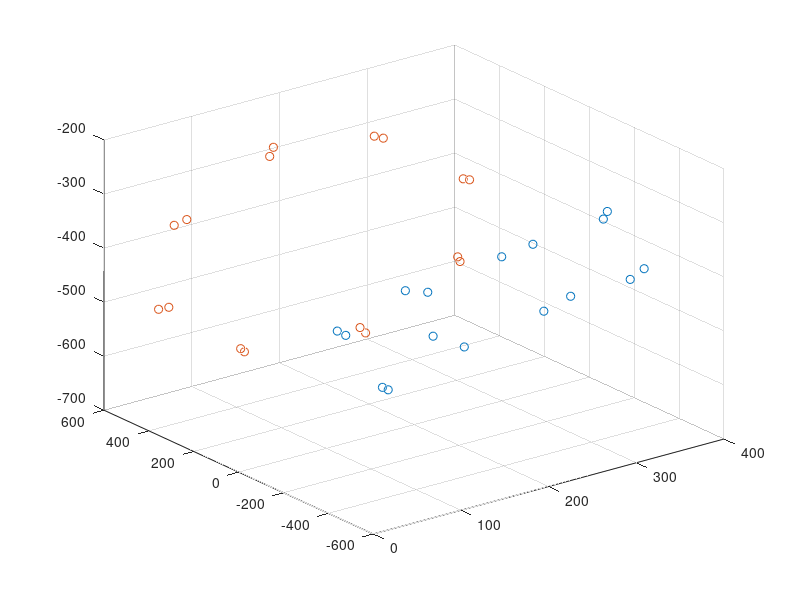

Source code (MATLAB):
colorImage_cam1_1_maya = [94.65232903333451, 26.782656756691367, 17.989605488132216, 0.0, 27.752408430458303, -39.15036337321769, -87.7328494581935, 0.0, -16.454192015240647, 88.03373412958393, -44.48956304940881, 0.0, 129.42445419049133, -237.43323936176282, -375.90257695802984, 1.0];
colorImage_cam2_1_maya = [83.2306042188206, -42.194822092613, 35.948066845698115, 0.0, 18.896350070213806, -39.36912266156718, -89.96110345522897, 0.0, 52.111366086430436, 81.66804252234293, -24.793877372746916, 0.0, 237.0017289739579, -246.24081141272265, -358.73644153946196, 1.0];
colorImage_cam3_1_maya = [17.512878161225444, -93.14760541610856, 31.887657545749853, 0.0, 9.082288827444666, -30.721641069520174, -94.7295772166774, 0.0, 98.03474449482157, 19.486004599212148, 3.0796909901053993, 0.0, 326.003672686766, -351.4111947811579, -308.0083975636313, 1.0];
colorImage_cam4_1_maya = [-53.65577968104112, -81.95502439898745, 20.110476935690702, 0.0, 10.50685289390176, -30.13412775867406, -94.77098916065941, 0.0, 83.72970410245986, -48.737134917691705, 24.779595051760506, 0.0, 301.3742376621688, -465.5455273168638, -261.32167926536323, 1.0];
colorImage_cam5_1_maya = [-94.01872923853306, -29.1833444164078, -17.573017983395133, 0.0, 23.8877394480777, -19.701594077659816, -95.08534637292897, 0.0, 24.2869194512635, -93.59583110092265, 25.494429667976465, 0.0, 196.8451819066758, -542.4568910029345, -261.4069498299119, 1.0];
colorImage_cam6_1_maya = [-83.40070231819054, 41.48230942666075, -36.380501061191254, 0.0, 31.445714903890323, -18.443789563435573, -93.11817030377559, 0.0, -45.337510595706675, -89.1013166635066, 2.3378412721370423, 0.0, 78.92308738846931, -534.6714325155431, -299.8609527232865, 1.0];
colorImage_cam7_1_maya = [-18.922026191729337, 91.69226354582173, -35.135249118841905, 0.0, 44.10831264876883, -24.03149915764937, -86.46932290422052, 0.0, -87.72920653965797, -31.8593134590102, -35.8966637146485, 0.0, 7.7141294378748935, -447.407568524055, -364.9946619260304, 1.0];
colorImage_cam8_1_maya = [53.517949234077534, 84.17311307418439, -7.121526885385583, 0.0, 42.27337814696022, -33.9856145221333, -84.01154388295143, 0.0, -73.13542650332195, 41.95074541594623, -53.771222314762966, 0.0, 31.41504195725815, -317.143947053971, -392.3152374247463, 1.0];
colorImage_cam9_1_maya = [94.76744595957368, 27.43102001801642, 16.330043694689486, 0.0, 27.238167375091017, -42.799575964105266, -86.17585819322782, 0.0, -16.64972745560156, 86.11466447745103, -48.031772167912166, 0.0, 157.3890730318786, -251.73799205505705, -469.62980246799805, 1.0];
colorImage_cam10_1_maya = [81.77255899211696, -47.00130944206218, 33.228384050571364, 0.0, 4.13227838710843, -52.78497508813433, -84.83319326935936, 0.0, 57.412305921397945, 70.7433623435906, -41.22139994118658, 0.0, 274.61950289233886, -287.08499581403527, -468.12465403595087, 1.0];
colorImage_cam11_1_maya = [24.242571175085743, -90.66740703060579, 34.521283944363255, 0.0, -4.371160570172772, -36.56735968856242, -92.97161481160293, 0.0, 96.91847449320828, 21.029729141236007, -12.82808614546924, 0.0, 348.862333645193, -381.87251453266674, -423.85980659720354, 1.0];
colorImage_cam12_1_maya = [-53.703905123796496, -83.12692894026848, 14.345879527370162, 0.0, 3.4883719680369127, -19.18033154093919, -98.08132412948079, 0.0, 84.28357986860121, -52.173063614658545, 13.200363540217875, 0.0, 332.34799343289427, -508.5261214437395, -372.61542243671914, 1.0];
colorImage_cam13_1_maya = [-94.08390076353412, -29.752236793400897, -16.21801538126267, 0.0, 18.873381482943756, -6.260576095826288, -98.00306453549118, 0.0, 28.142762631212058, -95.26599389466196, 11.505447350950027, 0.0, 228.88873813268813, -585.3162713970823, -363.50646771744397, 1.0];
colorImage_cam14_1_maya = [-81.72096686530685, 40.522353618080956, -40.98319694521912, 0.0, 42.25343283627532, -6.236186975332703, -90.41989485483303, 0.0, -39.196058324145135, -91.20881990936999, -12.025813177923615, 0.0, 110.3989183206161, -574.4137861344333, -407.2961943986417, 1.0];
colorImage_cam15_1_maya = [-20.580943538894015, 90.89617835042576, -36.253407072114626, 0.0, 55.76800978385261, -19.54800621952273, -80.670964650174, 0.0, -80.41364217467692, -36.82064928989025, -46.66782551259412, 0.0, 47.152899717308024, -482.497258294117, -476.3469787999649, 1.0];
colorImage_cam16_1_maya = [54.71641173905668, 83.15715531359518, -9.539486702785776, 0.0, 50.797530547236114, -42.048183303841434, -75.1768659306117, 0.0, -66.52612401684495, 36.288259823214986, -65.24903847795926, 0.0, 74.86281819047727, -348.6278681263406, -509.53265311790847, 1.0];
inferredImage1_cam1_1_maya = [94.35274568021674, 27.91919989472709, 17.834731841062528, 0.0, 28.210329496311154, -39.481421441057726, -87.43794754397628, 0.0, -17.370569717596943, 87.53134089131652, -45.127903446252034, 0.0, 133.15346856982146, -242.36736155929117, -371.2608621000468, 1.0];
inferredImage1_cam2_1_maya = [83.09423698268482, -42.39253825611398, 36.030826808017146, 0.0, 18.18367343350471, -40.5118542694827, -89.5999089514708, 0.0, 52.58043172824914, 81.00408856256645, -25.954495476098558, 0.0, 236.68069884301653, -251.60276847988933, -358.6776129858804, 1.0];
inferredImage1_cam3_1_maya = [18.32427527906053, -92.93232058316111, 32.05939373297285, 0.0, 8.815124315110918, -30.92691013355045, -94.68801303702828, 0.0, 97.91074771855412, 20.176967577410217, 2.5249674401436217, 0.0, 319.4622995032219, -355.1430910771809, -306.59579426086435, 1.0];
inferredImage1_cam4_1_maya = [-52.7250475077643, -82.43262326317615, 20.613878510733173, 0.0, 10.630064698656955, -30.468290060003067, -94.65033029695081, 0.0, 84.30344648830416, -47.71316299272966, 24.827061594615802, 0.0, 297.465414257176, -466.73719551579967, -261.1077892155754, 1.0];
inferredImage1_cam5_1_maya = [-94.04189510727544, -29.222357229205098, -17.383204612525475, 0.0, 23.528535456139917, -19.020240136838893, -95.31336991433128, 0.0, 24.546486182779194, -93.72451281871626, 24.762586960431324, 0.0, 194.08004476069166, -537.572282929502, -262.85851910801284, 1.0];
inferredImage1_cam6_1_maya = [-83.31316658264896, 41.473231571294235, -36.590809460923154, 0.0, 31.760764409818158, -18.28651315566079, -93.04223385491062, 0.0, -45.27880429158669, -89.13795207228875, 2.0628577950365985, 0.0, 78.945392051268, -532.3017587228336, -300.36807480269033, 1.0];
inferredImage1_cam7_1_maya = [-18.26159413907362, 91.91094124610068, -34.91264897935383, 0.0, 44.39316060100492, -23.975721449322627, -86.3389371769069, 0.0, -87.72548929104434, -31.265694622706153, -36.423822814286645, 0.0, 7.974866503030989, -446.5274451687985, -365.50650630271207, 1.0];
inferredImage1_cam8_1_maya = [52.70060644535214, 84.61038055229717, -7.98308105229775, 0.0, 42.276287873406496, -34.24865766406067, -83.90318785275586, 0.0, -73.72490463837148, 40.842538498548606, -53.81937834142645, 0.0, 33.19418709401364, -315.54077482956967, -392.3307285400932, 1.0];
inferredImage1_cam9_1_maya = [96.8550440737457, 16.37153868969541, 18.73694634684602, 0.0, 22.46870322950467, -25.197314019710838, -94.1289155434, 0.0, -10.689144617658917, 95.37855150464327, -28.083342041482236, 0.0, 180.5630224337451, -237.95051869390542, -405.08183608931927, 1.0];
inferredImage1_cam10_1_maya = [82.24212968720514, -46.464634614956765, 32.821789022103786, 0.0, 4.120234268212266, -52.678855013558156, -84.89971674885356, 0.0, 56.738485828298074, 71.17566975139104, -41.40976045998022, 0.0, 272.48159848998426, -289.8542736671915, -465.61431815146693, 1.0];
inferredImage1_cam11_1_maya = [25.598329267223907, -90.25040666501742, 34.63509254391801, 0.0, -5.247928571269421, -37.073455530362054, -92.7254988703168, 0.0, 96.52556544479624, 21.91855359820179, -14.226462094460214, 0.0, 347.39624518945254, -383.00488554148967, -422.92574524582875, 1.0];
inferredImage1_cam12_1_maya = [-53.279802746359614, -83.42397288114562, 14.202231093560375, 0.0, 2.9688194113479516, -18.615037175973058, -98.20726298110513, 0.0, 84.57215103455637, -51.90299740538135, 12.394762189133058, 0.0, 325.35695566121893, -505.9263720779975, -371.1634056014561, 1.0];
inferredImage1_cam13_1_maya = [-93.88137681930299, -30.5629106012277, -15.880666928482636, 0.0, 18.330881815785975, -5.301953500943624, -98.16245749230976, 0.0, 29.159318551154886, -95.0673328996622, 10.579997966780487, 0.0, 227.33947362898462, -583.4912096152979, -363.90870928596854, 1.0];
inferredImage1_cam14_1_maya = [-81.24158491014836, 41.44138233221626, -41.01727333309997, 0.0, 42.508847560771954, -6.054001432443146, -90.31249606622016, 0.0, -39.90993310370504, -90.80727337086525, -12.697887328478586, 0.0, 115.5920446621919, -568.78028975526, -406.6666366420134, 1.0];
inferredImage1_cam15_1_maya = [-20.195722620757508, 91.00445936631255, -36.19835857149587, 0.0, 54.63945957703194, -20.204404978414072, -81.27921921744898, 0.0, -81.28137698732294, -36.19351316069499, -45.643919202137766, 0.0, 55.39623615496924, -480.25907794808705, -472.79156651756534, 1.0];
inferredImage1_cam16_1_maya = [55.945324350713, 82.46661559972964, -8.329345401647661, 0.0, 51.806007669700385, -42.634660302997666, -74.1513540683846, 0.0, -64.70130023902504, 37.16911422638998, -66.57476019487501, 0.0, 79.3505691796982, -346.69436677613567, -509.4052599718999, 1.0];
inferredImage2_cam1_1_maya = [94.37521152783086, 27.81423898088202, 17.87980869560885, 0.0, 28.203426480633514, -39.48876983406553, -87.43685602618442, 0.0, -17.25937958991245, 87.56143652834038, -45.11217850275836, 0.0, 138.52615224805675, -240.7825712074565, -370.2229672013395, 1.0];
inferredImage2_cam2_1_maya = [82.94339646522192, -42.66262674172187, 36.059579341827146, 0.0, 18.144578474160134, -40.476331890520015, -89.623885369267, 0.0, 52.831498699242424, 80.87995324049702, -25.831490646243324, 0.0, 242.04930568439153, -254.24813580011673, -356.35690941255575, 1.0];
inferredImage2_cam3_1_maya = [17.996687076243102, -93.01014755077556, 32.019239635924265, 0.0, 8.77297755891013, -30.903351125579807, -94.6996185523468, 0.0, 97.97527299798988, 19.85183472105499, 2.598179973995496, 0.0, 320.614767025664, -361.1939442598841, -304.4897140967964, 1.0];
inferredImage2_cam4_1_maya = [-52.897793598808335, -82.34272828292004, 20.530429398896576, 0.0, 10.664215090392348, -30.45035151747646, -94.65226151005568, 0.0, 84.19084242887537, -47.87954878011407, 24.888769751214216, 0.0, 294.2725705711725, -471.7339286400698, -259.8510804040978, 1.0];
inferredImage2_cam5_1_maya = [-94.06347021492459, -29.11676471535946, -17.44355421456283, 0.0, 23.569979038824602, -19.05304452027452, -95.29657697219669, 0.0, 24.423751948367048, -93.75070936808338, 24.78477019755882, 0.0, 188.60647187676355, -539.2810441929468, -263.8616401575796, 1.0];
inferredImage2_cam6_1_maya = [-83.18791047153536, 41.64845834543109, -36.67666109160861, 0.0, 31.833682946098936, -18.322974435677473, -93.01013513546125, 0.0, -45.457542624597245, -89.04871995305945, 1.984261387651043, 0.0, 73.81577088927067, -529.7427586871792, -302.63698850307986, 1.0];
inferredImage2_cam7_1_maya = [-17.964762703678193, 91.99548366214593, -34.84391319539721, 0.0, 44.398277036359865, -24.02521040650567, -86.32254781414747, 0.0, -87.78416883016651, -30.97773798538192, -36.52833765867059, 0.0, 6.792449568581178, -440.57377754240736, -367.751793697819, 1.0];
inferredImage2_cam8_1_maya = [52.88882964483129, 84.50192740483443, -7.886441762170572, 0.0, 42.2344774732242, -34.26596414147128, -83.91717710945194, 0.0, -73.61399738747878, 41.052015374686505, -53.81181489517677, 0.0, 36.3558002519676, -310.3677938351565, -392.8344800814905, 1.0];
inferredImage2_cam9_1_maya = [94.82559435791163, 27.108165052910504, 16.530397518903257, 0.0, 26.86992389372211, -40.778843220233796, -87.26450100450455, 0.0, -16.91490007698486, 87.19078697364624, -45.95272377456928, 0.0, 162.13939051666196, -256.12289182027706, -460.8438366061178, 1.0];
inferredImage2_cam10_1_maya = [82.03263197040201, -46.728931343397974, 32.97050602451489, 0.0, 4.113303702861285, -52.68102767272655, -84.8987046779481, 0.0, 57.041458823005236, 71.00081900125814, -41.293530685737906, 0.0, 277.8975897270402, -292.9341872586235, -463.4114358726988, 1.0];
inferredImage2_cam11_1_maya = [25.106394520856245, -90.37565572456656, 34.66857087504091, 0.0, -5.278842844749462, -37.040783080143555, -92.73680071595193, 0.0, 96.65300187983586, 21.452767680753134, -14.0703939693271, 0.0, 349.3086589767697, -389.38547708637225, -420.4854345727294, 1.0];
inferredImage2_cam12_1_maya = [-51.90600451191708, -84.23880943775772, 14.477212442938804, 0.0, 2.94960330478311, -18.69285569925141, -98.19305976570536, 0.0, 85.42286892836867, -50.541073695719064, 12.18742522974562, 0.0, 325.5886421075285, -506.18811385956536, -371.06391526991956, 1.0];
inferredImage2_cam13_1_maya = [-93.9515416257994, -30.316881586064206, -15.937205433583603, 0.0, 18.36118179500307, -5.301194464963465, -98.15683542339517, 0.0, 28.913229311623656, -95.14611935408192, 10.54709166700778, 0.0, 221.4080295339384, -585.4425086277055, -364.9052429566214, 1.0];
inferredImage2_cam14_1_maya = [-81.21496437394362, 41.487150570714654, -41.02372361526831, 0.0, 42.49579236520567, -6.116132857054723, -90.31445371660165, 0.0, -39.977958839745654, -90.78220781848007, -12.663078243851109, 0.0, 111.04580676898063, -566.5118206997336, -408.8337401339586, 1.0];
inferredImage2_cam15_1_maya = [-20.081864843590736, 91.05228394714247, -36.14139306131815, 0.0, 54.60289003792825, -20.22686812262409, -81.29820542580194, 0.0, -81.3341447604244, -36.060440845321274, -45.65524616220367, 0.0, 54.10755853027347, -474.8778630687644, -474.858670406018, 1.0];
inferredImage2_cam16_1_maya = [56.13163408781194, 82.35528316101113, -8.17600086238194, 0.0, 51.799660984128636, -42.665764537856184, -74.13789623620004, 0.0, -64.54482765149608, 37.379671906932224, -66.60874831107981, 0.0, 82.8327835520217, -341.5571238164743, -509.8372899197271, 1.0];

colorImage_cam1_1_maya = reshape(colorImage_cam1_1_maya, 4, 4);
colorImage_cam2_1_maya = reshape(colorImage_cam2_1_maya, 4, 4);
colorImage_cam3_1_maya = reshape(colorImage_cam3_1_maya, 4, 4);
colorImage_cam4_1_maya = reshape(colorImage_cam4_1_maya, 4, 4);
colorImage_cam5_1_maya = reshape(colorImage_cam5_1_maya, 4, 4);
colorImage_cam6_1_maya = reshape(colorImage_cam6_1_maya, 4, 4);
colorImage_cam7_1_maya = reshape(colorImage_cam7_1_maya, 4, 4);
colorImage_cam8_1_maya = reshape(colorImage_cam8_1_maya, 4, 4);
colorImage_cam9_1_maya = reshape(colorImage_cam9_1_maya, 4, 4);
colorImage_cam10_1_maya = reshape(colorImage_cam10_1_maya, 4, 4);
colorImage_cam11_1_maya = reshape(colorImage_cam11_1_maya, 4, 4);
colorImage_cam12_1_maya = reshape(colorImage_cam12_1_maya, 4, 4);
colorImage_cam13_1_maya = reshape(colorImage_cam13_1_maya, 4, 4);
colorImage_cam14_1_maya = reshape(colorImage_cam14_1_maya, 4, 4);
colorImage_cam15_1_maya = reshape(colorImage_cam15_1_maya, 4, 4);
colorImage_cam16_1_maya = reshape(colorImage_cam16_1_maya, 4, 4);
inferredImage1_cam1_1_maya = reshape(inferredImage1_cam1_1_maya, 4, 4);
inferredImage1_cam2_1_maya = reshape(inferredImage1_cam2_1_maya, 4, 4);
inferredImage1_cam3_1_maya = reshape(inferredImage1_cam3_1_maya, 4, 4);
inferredImage1_cam4_1_maya = reshape(inferredImage1_cam4_1_maya, 4, 4);
inferredImage1_cam5_1_maya = reshape(inferredImage1_cam5_1_maya, 4, 4);
inferredImage1_cam6_1_maya = reshape(inferredImage1_cam6_1_maya, 4, 4);
inferredImage1_cam7_1_maya = reshape(inferredImage1_cam7_1_maya, 4, 4);
inferredImage1_cam8_1_maya = reshape(inferredImage1_cam8_1_maya, 4, 4);
inferredImage1_cam9_1_maya = reshape(inferredImage1_cam9_1_maya, 4, 4);
inferredImage1_cam10_1_maya = reshape(inferredImage1_cam10_1_maya, 4, 4);
inferredImage1_cam11_1_maya = reshape(inferredImage1_cam11_1_maya, 4, 4);
inferredImage1_cam12_1_maya = reshape(inferredImage1_cam12_1_maya, 4, 4);
inferredImage1_cam13_1_maya = reshape(inferredImage1_cam13_1_maya, 4, 4);
inferredImage1_cam14_1_maya = reshape(inferredImage1_cam14_1_maya, 4, 4);
inferredImage1_cam15_1_maya = reshape(inferredImage1_cam15_1_maya, 4, 4);
inferredImage1_cam16_1_maya = reshape(inferredImage1_cam16_1_maya, 4, 4);
inferredImage2_cam1_1_maya = reshape(inferredImage2_cam1_1_maya, 4, 4);
inferredImage2_cam2_1_maya = reshape(inferredImage2_cam2_1_maya, 4, 4);
inferredImage2_cam3_1_maya = reshape(inferredImage2_cam3_1_maya, 4, 4);
inferredImage2_cam4_1_maya = reshape(inferredImage2_cam4_1_maya, 4, 4);
inferredImage2_cam5_1_maya = reshape(inferredImage2_cam5_1_maya, 4, 4);
inferredImage2_cam6_1_maya = reshape(inferredImage2_cam6_1_maya, 4, 4);
inferredImage2_cam7_1_maya = reshape(inferredImage2_cam7_1_maya, 4, 4);
inferredImage2_cam8_1_maya = reshape(inferredImage2_cam8_1_maya, 4, 4);
inferredImage2_cam9_1_maya = reshape(inferredImage2_cam9_1_maya, 4, 4);
inferredImage2_cam10_1_maya = reshape(inferredImage2_cam10_1_maya, 4, 4);
inferredImage2_cam11_1_maya = reshape(inferredImage2_cam11_1_maya, 4, 4);
inferredImage2_cam12_1_maya = reshape(inferredImage2_cam12_1_maya, 4, 4);
inferredImage2_cam13_1_maya = reshape(inferredImage2_cam13_1_maya, 4, 4);
inferredImage2_cam14_1_maya = reshape(inferredImage2_cam14_1_maya, 4, 4);
inferredImage2_cam15_1_maya = reshape(inferredImage2_cam15_1_maya, 4, 4);
inferredImage2_cam16_1_maya = reshape(inferredImage2_cam16_1_maya, 4, 4);

colorImage_cam1_1_maya_trans = colorImage_cam1_1_maya(1:3,4)';
colorImage_cam2_1_maya_trans = colorImage_cam2_1_maya(1:3,4)';
colorImage_cam3_1_maya_trans = colorImage_cam3_1_maya(1:3,4)';
colorImage_cam4_1_maya_trans = colorImage_cam4_1_maya(1:3,4)';
colorImage_cam5_1_maya_trans = colorImage_cam5_1_maya(1:3,4)';
colorImage_cam6_1_maya_trans = colorImage_cam6_1_maya(1:3,4)';
colorImage_cam7_1_maya_trans = colorImage_cam7_1_maya(1:3,4)';
colorImage_cam8_1_maya_trans = colorImage_cam8_1_maya(1:3,4)';
colorImage_cam9_1_maya_trans = colorImage_cam9_1_maya(1:3,4)';
colorImage_cam10_1_maya_trans = colorImage_cam10_1_maya(1:3,4)';
colorImage_cam11_1_maya_trans = colorImage_cam11_1_maya(1:3,4)';
colorImage_cam12_1_maya_trans = colorImage_cam12_1_maya(1:3,4)';
colorImage_cam13_1_maya_trans = colorImage_cam13_1_maya(1:3,4)';
colorImage_cam14_1_maya_trans = colorImage_cam14_1_maya(1:3,4)';
colorImage_cam15_1_maya_trans = colorImage_cam15_1_maya(1:3,4)';
colorImage_cam16_1_maya_trans = colorImage_cam16_1_maya(1:3,4)';

colorImage_cam_1_maya_x = [colorImage_cam1_1_maya_trans(1),colorImage_cam2_1_maya_trans(1),colorImage_cam3_1_maya_trans(1),colorImage_cam4_1_maya_trans(1),colorImage_cam5_1_maya_trans(1),colorImage_cam6_1_maya_trans(1),colorImage_cam7_1_maya_trans(1),colorImage_cam8_1_maya_trans(1),colorImage_cam9_1_maya_trans(1),colorImage_cam10_1_maya_trans(1),colorImage_cam11_1_maya_trans(1),colorImage_cam12_1_maya_trans(1),colorImage_cam13_1_maya_trans(1),colorImage_cam14_1_maya_trans(1),colorImage_cam15_1_maya_trans(1),colorImage_cam16_1_maya_trans(1)];
colorImage_cam_1_maya_y = [colorImage_cam1_1_maya_trans(2),colorImage_cam2_1_maya_trans(2),colorImage_cam3_1_maya_trans(2),colorImage_cam4_1_maya_trans(2),colorImage_cam5_1_maya_trans(2),colorImage_cam6_1_maya_trans(2),colorImage_cam7_1_maya_trans(2),colorImage_cam8_1_maya_trans(2),colorImage_cam9_1_maya_trans(2),colorImage_cam10_1_maya_trans(2),colorImage_cam11_1_maya_trans(2),colorImage_cam12_1_maya_trans(2),colorImage_cam13_1_maya_trans(2),colorImage_cam14_1_maya_trans(2),colorImage_cam15_1_maya_trans(2),colorImage_cam16_1_maya_trans(2)];
colorImage_cam_1_maya_z = [colorImage_cam1_1_maya_trans(3),colorImage_cam2_1_maya_trans(3),colorImage_cam3_1_maya_trans(3),colorImage_cam4_1_maya_trans(3),colorImage_cam5_1_maya_trans(3),colorImage_cam6_1_maya_trans(3),colorImage_cam7_1_maya_trans(3),colorImage_cam8_1_maya_trans(3),colorImage_cam9_1_maya_trans(3),colorImage_cam10_1_maya_trans(3),colorImage_cam11_1_maya_trans(3),colorImage_cam12_1_maya_trans(3),colorImage_cam13_1_maya_trans(3),colorImage_cam14_1_maya_trans(3),colorImage_cam15_1_maya_trans(3),colorImage_cam16_1_maya_trans(3)];

colorImage_cam1_1_xml = [9.4652329033334492e-001 -2.7752408430458309e-001 1.6454192015240640e-001 1.3786038324382006e+000 -1.7989605488132218e-001 -8.7732849458193463e-001 -4.4489563049408831e-001 4.0040403218931138e+000 2.6782656756691370e-001 3.9150363373217700e-001 -8.8033734129583907e-001 -2.5290921702522513e+000 0 0 0 1];
colorImage_cam2_1_xml = [8.3230604218820603e-001 -1.8896350070213797e-001 -5.2111366086430455e-001 2.5244958064654726e+000 -3.5948066845698112e-001 -8.9961103455228908e-001 -2.4793877372746898e-001 3.8211900234374641e+000 -4.2194822092613005e-001 3.9369122661567185e-001 -8.1668042522342899e-001 -2.6229086955748726e+000 0 0 0 1];
colorImage_cam3_1_xml = [1.7512878161225442e-001 -9.0822888274446359e-002 -9.8034744494821580e-001 3.4725270070941767e+000 -3.1887657545749870e-001 -9.4729577216677385e-001 3.0796909901053444e-002 3.2808448755704118e+000 -9.3147605416108548e-001 3.0721641069520189e-001 -1.9486004599212153e-001 -3.7431629356068301e+000 0 0 0 1];
colorImage_cam4_1_xml = [-5.3655779681041116e-001 -1.0506852893901664e-001 -8.3729704102459845e-001 3.2101791090244474e+000 -2.0110476935690719e-001 -9.4770989160659413e-001 2.4779595051760406e-001 2.7835471340228670e+000 -8.1955024398987386e-001 3.0134127758674051e-001 4.8737134917691760e-001 -4.9588993992500372e+000 0 0 0 1];
colorImage_cam5_1_xml = [-9.4018729238532983e-001 -2.3887739448077672e-001 -2.4286919451263483e-001 2.0967561645971795e+000 1.7573017983395123e-001 -9.5085346372928947e-001 2.5494429667976454e-001 2.7844554193064806e+000 -2.9183344416407775e-001 1.9701594077659773e-001 9.3595831100922644e-001 -5.7781441192594896e+000 0 0 0 1];
colorImage_cam6_1_xml = [-8.3400702318190556e-001 -3.1445714903890309e-001 4.5337510595706687e-001 8.4067320524649747e-001 3.6380501061191262e-001 -9.3118170303775605e-001 2.3378412721370867e-002 3.1940598954696156e+000 4.1482309426660741e-001 1.8443789563435592e-001 8.9101316663506591e-001 -5.6952149465993598e+000 0 0 0 1];
colorImage_cam7_1_xml = [-1.8922026191729358e-001 -4.4108312648768888e-001 8.7729206539657989e-001 8.2169389652793190e-002 3.5135249118841938e-001 -8.6469322904220458e-001 -3.5896663714648491e-001 3.8878513562059065e+000 9.1692263545821728e-001 2.4031499157649380e-001 3.1859313459010208e-001 -4.7656974293381600e+000 0 0 0 1];
colorImage_cam8_1_xml = [5.3517949234077533e-001 -4.2273378146960178e-001 7.3135426503321965e-001 3.3462684860729219e-001 7.1215268853855984e-002 -8.4011543882951423e-001 -5.3771222314762945e-001 4.1788647533457635e+000 8.4173113074184380e-001 3.3985614522133312e-001 -4.1950745415946206e-001 -3.3781549520747673e+000 0 0 0 1];
colorImage_cam9_1_xml = [9.4767445959573671e-001 -2.7238167375090994e-001 1.6649727455601582e-001 1.6764774526017259e+000 -1.6330043694689475e-001 -8.6175858193227828e-001 -4.8031772167912151e-001 5.0024042949152596e+000 2.7431020018016422e-001 4.2799575964105241e-001 -8.6114664477451042e-001 -2.6814635826596054e+000 0 0 0 1];
colorImage_cam10_1_xml = [8.1772558992116962e-001 -4.1322783871083957e-002 -5.7412305921397966e-001 2.9251929360461348e+000 -3.3228384050571358e-001 -8.4833193269359342e-001 -4.1221399941186604e-001 4.9863717498310480e+000 -4.7001309442062189e-001 5.2784975088134334e-001 -7.0743362343590621e-001 -3.0579729150892643e+000 0 0 0 1];
colorImage_cam11_1_xml = [2.4242571175085728e-001 4.3711605701727524e-002 -9.6918474493208318e-001 3.7160129680649763e+000 -3.4521283944363268e-001 -9.2971614811602943e-001 -1.2828086145469234e-001 4.5148713003755487e+000 -9.0667407030605818e-001 3.6567359688562417e-001 -2.1029729141236000e-001 -4.0676309228447529e+000 0 0 0 1];
colorImage_cam12_1_xml = [-5.3703905123796536e-001 -3.4883719680369241e-002 -8.4283579868601199e-001 3.5401054639594967e+000 -1.4345879527370164e-001 -9.8081324129480785e-001 1.3200363540217919e-001 3.9690261984089568e+000 -8.3126928940268474e-001 1.9180331540939188e-001 5.2173063614658566e-001 -5.4167202349985173e+000 0 0 0 1];
colorImage_cam13_1_xml = [-9.4083900763534056e-001 -1.8873381482943768e-001 -2.8142762631212048e-001 2.4380778235868390e+000 1.6218015381262676e-001 -9.8003064535491158e-001 1.1505447350950024e-001 3.8719994041756509e+000 -2.9752236793400877e-001 6.2605760958262729e-002 9.5265993894661949e-001 -6.2346738101657690e+000 0 0 0 1];
colorImage_cam14_1_xml = [-8.1720966865306899e-001 -4.2253432836275345e-001 3.9196058324145189e-001 1.1759475660590806e+000 4.0983196945219125e-001 -9.0419894854833061e-001 -1.2025813177923558e-001 4.3384389607625984e+000 4.0522353618080997e-001 6.2361869753327526e-002 9.1208819909369987e-001 -6.1185426813138202e+000 0 0 0 1];
colorImage_cam15_1_xml = [-2.0580943538894009e-001 -5.5768009783852657e-001 8.0413642174676914e-001 5.0226341434036992e-001 3.6253407072114691e-001 -8.0670964650173960e-001 -4.6667825512594130e-001 5.0739543361523127e+000 9.0896178350425738e-001 1.9548006219522740e-001 3.6820649289890267e-001 -5.1394659037632122e+000 0 0 0 1];
colorImage_cam16_1_xml = [5.4716411739056703e-001 -5.0797530547236114e-001 6.6526124016844990e-001 7.9742401627295201e-001 9.5394867027857877e-002 -7.5176865930611758e-001 -6.5249038477959309e-001 5.4274416124395790e+000 8.3157155313595210e-001 4.2048183303841419e-001 -3.6288259823214997e-001 -3.7135154874699343e+000 0 0 0 1];
inferredImage1_cam1_1_xml = [9.4352745680216810e-001 -2.8210329496311165e-001 1.7370569717596951e-001 1.4183245602304553e+000 -1.7834731841062529e-001 -8.7437947543976269e-001 -4.5127903446252043e-001 3.9545976881008755e+000 2.7919199894727104e-001 3.9481421441057729e-001 -8.7531340891316511e-001 -2.5816494695182715e+000 0 0 0 1];
inferredImage1_cam2_1_xml = [8.3094236982684810e-001 -1.8183673433504666e-001 -5.2580431728249133e-001 2.5210762566469156e+000 -3.6030826808017141e-001 -8.9599908951470730e-001 -2.5954495476098566e-001 3.8205633932543854e+000 -4.2392538256113965e-001 4.0511854269482694e-001 -8.1004088562566445e-001 -2.6800232077310171e+000 0 0 0 1];
inferredImage1_cam3_1_xml = [1.8324275279060556e-001 -8.8151243151109324e-002 -9.7910747718554136e-001 3.4028495864193373e+000 -3.2059393732972891e-001 -9.4688013037028262e-001 2.5249674401436037e-002 3.2657981030026626e+000 -9.2932320583161110e-001 3.0926910133550484e-001 -2.0176967577410240e-001 -3.7829143610089173e+000 0 0 0 1];
inferredImage1_cam4_1_xml = [-5.2725047507764300e-001 -1.0630064698656985e-001 -8.4303446488304157e-001 3.1685430908534475e+000 -2.0613878510733191e-001 -9.4650330296950791e-001 2.4827061594615879e-001 2.7812688192777726e+000 -8.2432623263176108e-001 3.0468290060003084e-001 4.7713162992729696e-001 -4.9715928145425572e+000 0 0 0 1];
inferredImage1_cam5_1_xml = [-9.4041895107275464e-001 -2.3528535456139926e-001 -2.4546486182779226e-001 2.0673024675310878e+000 1.7383204612525482e-001 -9.5313369914331258e-001 2.4762586960431288e-001 2.7999172497801417e+000 -2.9222357229205131e-001 1.9020240136838881e-001 9.3724512818716244e-001 -5.7261142347055127e+000 0 0 0 1];
inferredImage1_cam6_1_xml = [-8.3313166582648979e-001 -3.1760764409818204e-001 4.5278804291586694e-001 8.4091079012802461e-001 3.6590809460923202e-001 -9.3042233854910550e-001 2.0628577950365684e-002 3.1994616601249350e+000 4.1473231571294245e-001 1.8286513155660811e-001 8.9137952072288729e-001 -5.6699736473975140e+000 0 0 0 1];
inferredImage1_cam7_1_xml = [-1.8261594139073639e-001 -4.4393160601004922e-001 8.7725489291044390e-001 8.4946709592300010e-002 3.4912648979353822e-001 -8.6338937176906927e-001 -3.6423822814286622e-001 3.8933034218431049e+000 9.1910941246100719e-001 2.3975721449322596e-001 3.1265694622706142e-001 -4.7563225284497301e+000 0 0 0 1];
inferredImage1_cam8_1_xml = [5.2700606445352138e-001 -4.2276287873406465e-001 7.3724904638371513e-001 3.5357795270377834e-001 7.9830810522977663e-002 -8.3903187852755878e-001 -5.3819378341426438e-001 4.1790297616598391e+000 8.4610380552297204e-001 3.4248657664060661e-001 -4.0842538498548614e-001 -3.3610782768325045e+000 0 0 0 1];
inferredImage1_cam9_1_xml = [9.6855044073745711e-001 -2.2468703229504669e-001 1.0689144617658937e-001 1.9233218040650149e+000 -1.8736946346846020e-001 -9.4128915543400005e-001 -2.8083342041482223e-001 4.3148520515442668e+000 1.6371538689695417e-001 2.5197314019710848e-001 -9.5378551504643272e-001 -2.5346021279661413e+000 0 0 0 1];
inferredImage1_cam10_1_xml = [8.2242129687205123e-001 -4.1202342682122389e-002 -5.6738485828298091e-001 2.9024203988088173e+000 -3.2821789022103792e-001 -8.4899716748853582e-001 -4.1409760459980238e-001 4.9596321456912991e+000 -4.6464634614956762e-001 5.2678855013558201e-001 -7.1175669751391035e-001 -3.0874707181538090e+000 0 0 0 1];
inferredImage1_cam11_1_xml = [2.5598329267223885e-001 5.2479285712694071e-002 -9.6525565444796246e-001 3.7003964821665507e+000 -3.4635092543918006e-001 -9.2725498870316891e-001 -1.4226462094460160e-001 4.5049218625603240e+000 -9.0250406665017457e-001 3.7073455530362076e-001 -2.1918553598201790e-001 -4.0796927161300269e+000 0 0 0 1];
inferredImage1_cam12_1_xml = [-5.3279802746359639e-001 -2.9688194113479647e-002 -8.4572151034556420e-001 3.4656383045263457e+000 -1.4202231093560383e-001 -9.8207262981105148e-001 1.2394762189133096e-001 3.9535596006444251e+000 -8.3423972881145647e-001 1.8615037175973073e-001 5.1902997405381335e-001 -5.3890282160411438e+000 0 0 0 1];
inferredImage1_cam13_1_xml = [-9.3881376819302986e-001 -1.8330881815785985e-001 -2.9159318551154878e-001 2.4215753627835457e+000 1.5880666928482637e-001 -9.8162457492309763e-001 1.0579997966780548e-001 3.8762840022556850e+000 -3.0562910601227700e-001 5.3019535009436722e-002 9.5067332899662227e-001 -6.2152336109967505e+000 0 0 0 1];
inferredImage1_cam14_1_xml = [-8.1241584910148346e-001 -4.2508847560771917e-001 3.9909933103705098e-001 1.2312637265297663e+000 4.1017273333099946e-001 -9.0312496066220205e-001 -1.2697887328478477e-001 4.3317330353526176e+000 4.1441382332216237e-001 6.0540014324431485e-002 9.0807273370865271e-001 -6.0585357858091715e+000 0 0 0 1];
inferredImage1_cam15_1_xml = [-2.0195722620757525e-001 -5.4639459577031968e-001 8.1281376987323006e-001 5.9006981287700855e-001 3.6198358571495864e-001 -8.1279219217449006e-001 -4.5643919202137795e-001 5.0360827837546509e+000 9.1004459366312584e-001 2.0204404978414053e-001 3.6193513160694984e-001 -5.1156252468948944e+000 0 0 0 1];
inferredImage1_cam16_1_xml = [5.5945324350713022e-001 -5.1806007669700405e-001 6.4701300239025039e-001 8.4522665721484236e-001 8.3293454016476601e-002 -7.4151354068384601e-001 -6.6574760194874982e-001 5.4260846457024030e+000 8.2466615599729642e-001 4.2634660302997685e-001 -3.7169114226389965e-001 -3.6929202113446538e+000 0 0 0 1];
inferredImage2_cam1_1_xml = [9.4375211527830860e-001 -2.8203426480633520e-001 1.7259379589912444e-001 1.4755533301381250e+000 -1.7879808695608848e-001 -8.7436856026184406e-001 -4.5112178502758338e-001 3.9435422357601624e+000 2.7814238980882011e-001 3.9488769834065518e-001 -8.7561436528340386e-001 -2.5647685943674694e+000 0 0 0 1];
inferredImage2_cam2_1_xml = [8.2943396465221886e-001 -1.8144578474160100e-001 -5.2831498699242396e-001 2.5782616008901313e+000 -3.6059579341827136e-001 -8.9623885369267020e-001 -2.5831490646243371e-001 3.7958437151985716e+000 -4.2662626741721849e-001 4.0476331890520029e-001 -8.0879953240497016e-001 -2.7082011401679940e+000 0 0 0 1];
inferredImage2_cam3_1_xml = [1.7996687076243090e-001 -8.7729775589100389e-002 -9.7975272997989882e-001 3.4151254438153495e+000 -3.2019239635924263e-001 -9.4699618552346831e-001 2.5981799739953876e-002 3.2433645512927765e+000 -9.3010147550775546e-001 3.0903351125579798e-001 -1.9851834721054984e-001 -3.8473668591041994e+000 0 0 0 1];
inferredImage2_cam4_1_xml = [-5.2897793598808318e-001 -1.0664215090392459e-001 -8.4190842428875345e-001 3.1345335478390948e+000 -2.0530429398896549e-001 -9.4652261510055635e-001 2.4888769751214310e-001 2.7678826041718394e+000 -8.2342728282920052e-001 3.0450351517476493e-001 4.7879548780114056e-001 -5.0248170330866886e+000 0 0 0 1];
inferredImage2_cam5_1_xml = [-9.4063470214924605e-001 -2.3569979038824632e-001 -2.4423751948367062e-001 2.0089990456460169e+000 1.7443554214562856e-001 -9.5296576972196667e-001 2.4784770197558842e-001 2.8106022979187006e+000 -2.9116764715359472e-001 1.9053044520274512e-001 9.3750709368083385e-001 -5.7443156236257211e+000 0 0 0 1];
inferredImage2_cam6_1_xml = [-8.3187910471535287e-001 -3.1833682946098951e-001 4.5457542624597219e-001 7.8627107434079546e-001 3.6676661091608620e-001 -9.3010135135461225e-001 1.9842613876510456e-002 3.2236296826396345e+000 4.1648458345431066e-001 1.8322974435677450e-001 8.9048719953059441e-001 -5.6427156822901612e+000 0 0 0 1];
inferredImage2_cam7_1_xml = [-1.7964762703678169e-001 -4.4398277036359884e-001 8.7784168830166498e-001 7.2351836949660339e-002 3.4843913195397230e-001 -8.6322547814147454e-001 -3.6528337658670607e-001 3.9172197816004637e+000 9.1995483662145905e-001 2.4025210406505687e-001 3.0977737985381926e-001 -4.6929052317870328e+000 0 0 0 1];
inferredImage2_cam8_1_xml = [5.2888829644831248e-001 -4.2234477473224213e-001 7.3613997387478758e-001 3.8725483427537993e-001 7.8864417621705762e-002 -8.3917177109451946e-001 -5.3811814895176813e-001 4.1843956240071876e+000 8.4501927404834398e-001 3.4265964141471283e-001 -4.1052015374686490e-001 -3.3059767006378569e+000 0 0 0 1];
inferredImage2_cam9_1_xml = [9.4825594357911558e-001 -2.6869923893722097e-001 1.6914900076984868e-001 1.7270769002160213e+000 -1.6530397518903245e-001 -8.7264501004504558e-001 -4.5952723774569199e-001 4.9088179144694770e+000 2.7108165052910493e-001 4.0778843220233751e-001 -8.7190786973646217e-001 -2.7281706725909443e+000 0 0 0 1];
inferredImage2_cam10_1_xml = [8.2032631970401992e-001 -4.1133037028613095e-002 -5.7041458823005209e-001 2.9601104723158489e+000 -3.2970506024514867e-001 -8.4898704677948111e-001 -4.1293530685737906e-001 4.9361674768934680e+000 -4.6728931343397928e-001 5.2681027672726488e-001 -7.1000819001258142e-001 -3.1202773520104792e+000 0 0 0 1];
inferredImage2_cam11_1_xml = [2.5106394520856234e-001 5.2788428447494595e-002 -9.6653001879835865e-001 3.7207671377191915e+000 -3.4668570875040927e-001 -9.2736800715951961e-001 -1.4070393969327111e-001 4.4789281532005534e+000 -9.0375655724566561e-001 3.7040783080143569e-001 -2.1452767680753138e-001 -4.1476575224103858e+000 0 0 0 1];
inferredImage2_cam12_1_xml = [-5.1906004511917092e-001 -2.9496033047830911e-002 -8.5422868928368700e-001 3.4681061829872140e+000 -1.4477212442938833e-001 -9.8193059765705382e-001 1.2187425229745580e-001 3.9524998491994241e+000 -8.4238809437757756e-001 1.8692855699251387e-001 5.0541073695719063e-001 -5.3918162380222725e+000 0 0 0 1];
inferredImage2_cam13_1_xml = [-9.3951541625799373e-001 -1.8361181795003068e-001 -2.8913229311623601e-001 2.3583947868060862e+000 1.5937205433583593e-001 -9.8156835423395206e-001 1.0547091667007785e-001 3.8868988829295765e+000 -3.0316881586064154e-001 5.3011944649634768e-002 9.5146119354081937e-001 -6.2360184643195904e+000 0 0 0 1];
inferredImage2_cam14_1_xml = [-8.1214964373943610e-001 -4.2495792365205737e-001 3.9977958839745620e-001 1.1828380945890502e+000 4.1023723615268370e-001 -9.0314453716601584e-001 -1.2663078243851209e-001 4.3548165955497398e+000 4.1487150570714659e-001 6.1161328570547291e-002 9.0782207818480054e-001 -6.0343724995641059e+000 0 0 0 1];
inferredImage2_cam15_1_xml = [-2.0081864843590727e-001 -5.4602890037928176e-001 8.1334144760424421e-001 5.7634307225990578e-001 3.6141393061318128e-001 -8.1298205425801928e-001 -4.5655246162203611e-001 5.0581011678420547e+000 9.1052283947142454e-001 2.0226868122624095e-001 3.6060440845321262e-001 -5.0583056043110535e+000 0 0 0 1];
inferredImage2_cam16_1_xml = [5.6131634087811966e-001 -5.1799660984128548e-001 6.4544827651496095e-001 8.8231851987003163e-001 8.1760008623819436e-002 -7.4137896236200007e-001 -6.6608748311079702e-001 5.4306865437403573e+000 8.2355283161011095e-001 4.2665764537856160e-001 -3.7379671906932221e-001 -3.6381993096676686e+000 0 0 0 1];

colorImage_cam1_1_xml = reshape(colorImage_cam1_1_xml, 4, 4)';
colorImage_cam2_1_xml = reshape(colorImage_cam2_1_xml, 4, 4)';
colorImage_cam3_1_xml = reshape(colorImage_cam3_1_xml, 4, 4)';
colorImage_cam4_1_xml = reshape(colorImage_cam4_1_xml, 4, 4)';
colorImage_cam5_1_xml = reshape(colorImage_cam5_1_xml, 4, 4)';
colorImage_cam6_1_xml = reshape(colorImage_cam6_1_xml, 4, 4)';
colorImage_cam7_1_xml = reshape(colorImage_cam7_1_xml, 4, 4)';
colorImage_cam8_1_xml = reshape(colorImage_cam8_1_xml, 4, 4)';
colorImage_cam9_1_xml = reshape(colorImage_cam9_1_xml, 4, 4)';
colorImage_cam10_1_xml = reshape(colorImage_cam10_1_xml, 4, 4)';
colorImage_cam11_1_xml = reshape(colorImage_cam11_1_xml, 4, 4)';
colorImage_cam12_1_xml = reshape(colorImage_cam12_1_xml, 4, 4)';
colorImage_cam13_1_xml = reshape(colorImage_cam13_1_xml, 4, 4)';
colorImage_cam14_1_xml = reshape(colorImage_cam14_1_xml, 4, 4)';
colorImage_cam15_1_xml = reshape(colorImage_cam15_1_xml, 4, 4)';
colorImage_cam16_1_xml = reshape(colorImage_cam16_1_xml, 4, 4)';
inferredImage1_cam1_1_xml = reshape(inferredImage1_cam1_1_xml, 4, 4)';
inferredImage1_cam2_1_xml = reshape(inferredImage1_cam2_1_xml, 4, 4)';
inferredImage1_cam3_1_xml = reshape(inferredImage1_cam3_1_xml, 4, 4)';
inferredImage1_cam4_1_xml = reshape(inferredImage1_cam4_1_xml, 4, 4)';
inferredImage1_cam5_1_xml = reshape(inferredImage1_cam5_1_xml, 4, 4)';
inferredImage1_cam6_1_xml = reshape(inferredImage1_cam6_1_xml, 4, 4)';
inferredImage1_cam7_1_xml = reshape(inferredImage1_cam7_1_xml, 4, 4)';
inferredImage1_cam8_1_xml = reshape(inferredImage1_cam8_1_xml, 4, 4)';
inferredImage1_cam9_1_xml = reshape(inferredImage1_cam9_1_xml, 4, 4)';
inferredImage1_cam10_1_xml = reshape(inferredImage1_cam10_1_xml, 4, 4)';
inferredImage1_cam11_1_xml = reshape(inferredImage1_cam11_1_xml, 4, 4)';
inferredImage1_cam12_1_xml = reshape(inferredImage1_cam12_1_xml, 4, 4)';
inferredImage1_cam13_1_xml = reshape(inferredImage1_cam13_1_xml, 4, 4)';
inferredImage1_cam14_1_xml = reshape(inferredImage1_cam14_1_xml, 4, 4)';
inferredImage1_cam15_1_xml = reshape(inferredImage1_cam15_1_xml, 4, 4)';
inferredImage1_cam16_1_xml = reshape(inferredImage1_cam16_1_xml, 4, 4)';
inferredImage2_cam1_1_xml = reshape(inferredImage2_cam1_1_xml, 4, 4)';
inferredImage2_cam2_1_xml = reshape(inferredImage2_cam2_1_xml, 4, 4)';
inferredImage2_cam3_1_xml = reshape(inferredImage2_cam3_1_xml, 4, 4)';
inferredImage2_cam4_1_xml = reshape(inferredImage2_cam4_1_xml, 4, 4)';
inferredImage2_cam5_1_xml = reshape(inferredImage2_cam5_1_xml, 4, 4)';
inferredImage2_cam6_1_xml = reshape(inferredImage2_cam6_1_xml, 4, 4)';
inferredImage2_cam7_1_xml = reshape(inferredImage2_cam7_1_xml, 4, 4)';
inferredImage2_cam8_1_xml = reshape(inferredImage2_cam8_1_xml, 4, 4)';
inferredImage2_cam9_1_xml = reshape(inferredImage2_cam9_1_xml, 4, 4)';
inferredImage2_cam10_1_xml = reshape(inferredImage2_cam10_1_xml, 4, 4)';
inferredImage2_cam11_1_xml = reshape(inferredImage2_cam11_1_xml, 4, 4)';
inferredImage2_cam12_1_xml = reshape(inferredImage2_cam12_1_xml, 4, 4)';
inferredImage2_cam13_1_xml = reshape(inferredImage2_cam13_1_xml, 4, 4)';
inferredImage2_cam14_1_xml = reshape(inferredImage2_cam14_1_xml, 4, 4)';
inferredImage2_cam15_1_xml = reshape(inferredImage2_cam15_1_xml, 4, 4)';
inferredImage2_cam16_1_xml = reshape(inferredImage2_cam16_1_xml, 4, 4)';

colorImage_cam1_1_xml_trans = colorImage_cam1_1_xml(1:3,4)';
colorImage_cam2_1_xml_trans = colorImage_cam2_1_xml(1:3,4)';
colorImage_cam3_1_xml_trans = colorImage_cam3_1_xml(1:3,4)';
colorImage_cam4_1_xml_trans = colorImage_cam4_1_xml(1:3,4)';
colorImage_cam5_1_xml_trans = colorImage_cam5_1_xml(1:3,4)';
colorImage_cam6_1_xml_trans = colorImage_cam6_1_xml(1:3,4)';
colorImage_cam7_1_xml_trans = colorImage_cam7_1_xml(1:3,4)';
colorImage_cam8_1_xml_trans = colorImage_cam8_1_xml(1:3,4)';
colorImage_cam9_1_xml_trans = colorImage_cam9_1_xml(1:3,4)';
colorImage_cam10_1_xml_trans = colorImage_cam10_1_xml(1:3,4)';
colorImage_cam11_1_xml_trans = colorImage_cam11_1_xml(1:3,4)';
colorImage_cam12_1_xml_trans = colorImage_cam12_1_xml(1:3,4)';
colorImage_cam13_1_xml_trans = colorImage_cam13_1_xml(1:3,4)';
colorImage_cam14_1_xml_trans = colorImage_cam14_1_xml(1:3,4)';
colorImage_cam15_1_xml_trans = colorImage_cam15_1_xml(1:3,4)';
colorImage_cam16_1_xml_trans = colorImage_cam16_1_xml(1:3,4)';

factor = 100;
colorImage_cam_1_xml_x = factor .* [colorImage_cam1_1_xml_trans(1),colorImage_cam2_1_xml_trans(1),colorImage_cam3_1_xml_trans(1),colorImage_cam4_1_xml_trans(1),colorImage_cam5_1_xml_trans(1),colorImage_cam6_1_xml_trans(1),colorImage_cam7_1_xml_trans(1),colorImage_cam8_1_xml_trans(1),colorImage_cam9_1_xml_trans(1),colorImage_cam10_1_xml_trans(1),colorImage_cam11_1_xml_trans(1),colorImage_cam12_1_xml_trans(1),colorImage_cam13_1_xml_trans(1),colorImage_cam14_1_xml_trans(1),colorImage_cam15_1_xml_trans(1),colorImage_cam16_1_xml_trans(1)];
colorImage_cam_1_xml_y = factor .* [colorImage_cam1_1_xml_trans(2),colorImage_cam2_1_xml_trans(2),colorImage_cam3_1_xml_trans(2),colorImage_cam4_1_xml_trans(2),colorImage_cam5_1_xml_trans(2),colorImage_cam6_1_xml_trans(2),colorImage_cam7_1_xml_trans(2),colorImage_cam8_1_xml_trans(2),colorImage_cam9_1_xml_trans(2),colorImage_cam10_1_xml_trans(2),colorImage_cam11_1_xml_trans(2),colorImage_cam12_1_xml_trans(2),colorImage_cam13_1_xml_trans(2),colorImage_cam14_1_xml_trans(2),colorImage_cam15_1_xml_trans(2),colorImage_cam16_1_xml_trans(2)];
colorImage_cam_1_xml_z = factor .* [colorImage_cam1_1_xml_trans(3),colorImage_cam2_1_xml_trans(3),colorImage_cam3_1_xml_trans(3),colorImage_cam4_1_xml_trans(3),colorImage_cam5_1_xml_trans(3),colorImage_cam6_1_xml_trans(3),colorImage_cam7_1_xml_trans(3),colorImage_cam8_1_xml_trans(3),colorImage_cam9_1_xml_trans(3),colorImage_cam10_1_xml_trans(3),colorImage_cam11_1_xml_trans(3),colorImage_cam12_1_xml_trans(3),colorImage_cam13_1_xml_trans(3),colorImage_cam14_1_xml_trans(3),colorImage_cam15_1_xml_trans(3),colorImage_cam16_1_xml_trans(3)];

scatter3(colorImage_cam_1_maya_x, colorImage_cam_1_maya_y, colorImage_cam_1_maya_z, 'r.');
hold on;
scatter3(colorImage_cam_1_xml_x, colorImage_cam_1_xml_y, colorImage_cam_1_xml_z, 'g.');
